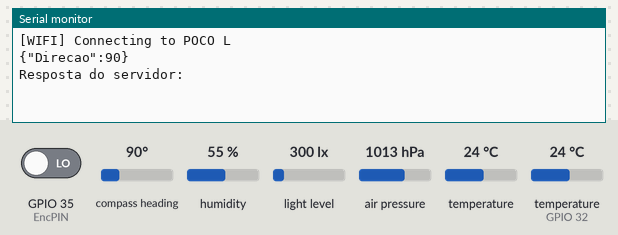
Bench run of a sketch on a simulated ESP32. Shown: the last lines printed to the serial monitor. The test bench sets the inputs (shaded band); at power-on: compass heading 90°, GPIO 35 (EncPIN) LOW, humidity 55 %, light level 300 lx, air pressure 1013 hPa, temperature 24 °C, temperature (sensor on GPIO 32) 24 °C. WiFi joins after 1.5 s; servers stay silent unless stated; uploads are accepted with an empty reply.

Above: at 6.5 s.
6.6 s: compass heading set to 7°
At 10.38 s:
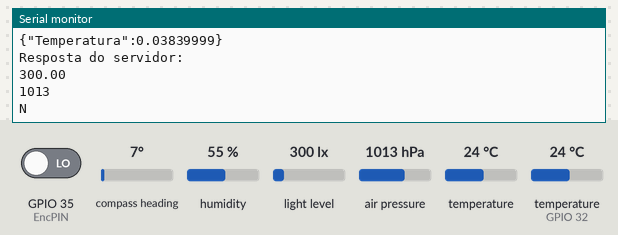
11.7 s: compass heading set to 180°
At 15.16 s:
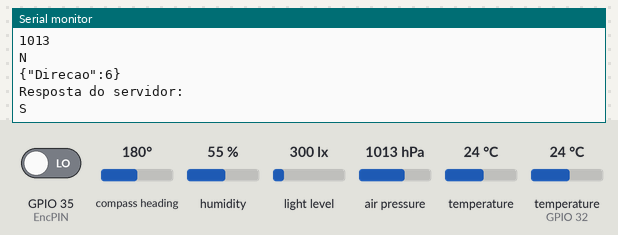
16.5 s: GPIO 35 (EncPIN) driven HIGH
21.9 s: compass heading set to 269°
At 25.16 s:
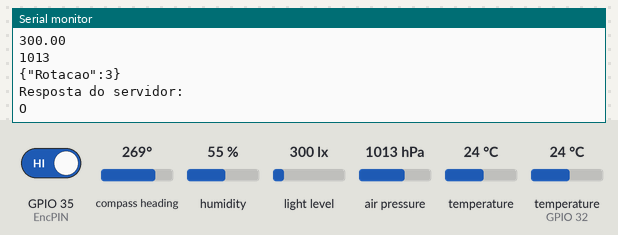
26.5 s: compass heading set to 31°
At 30.18 s:
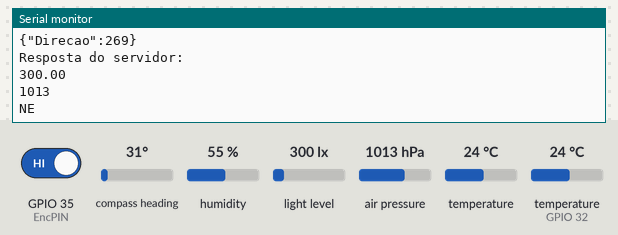
Timing chart, 0 to 31.7 s (numbered marks = the images above; inputs shaded):
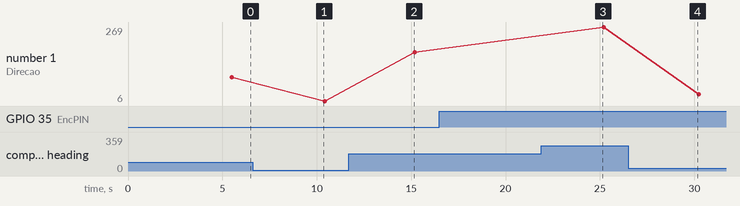

The sketch:

EstacaoMeteorologica.ino
```cpp
// Estação Metereológica - Versao 2S/2023

// Credenciais do Blynk
// #define BLYNK_TEMPLATE_ID "TMPL22QlKLyBo"
// #define BLYNK_TEMPLATE_NAME "Teste Projeto"
// #define BLYNK_AUTH_TOKEN "Q0MoTK2eWkS_XBW7CA0sroR3phDFanAe"

#define BLYNK_TEMPLATE_ID "TMPL20gaZ65Qd"
#define BLYNK_TEMPLATE_NAME "Quickstart Template"
#define BLYNK_AUTH_TOKEN "gcuf_P8WSOh52CVVklo6G8aO_nyAEjzB"

#define BLYNK_PRINT Serial
char auth[] = BLYNK_AUTH_TOKEN;

// Inclui bibliotecas
#include <WiFi.h>
#include <WiFiClient.h>
#include <BlynkSimpleEsp32.h>
#include <Wire.h>
#include <Adafruit_BMP280.h>
#include <BH1750.h>
#include <DHT.h>
#include <AS5600.h>

//Configuracao do Wi-Fi
//#define WIFI_SSID           "FARMBOT"
//#define WIFI_PASS           "Farm#Uni2018"
//#define WIFI_SSID         "Darth Vader"
//#define WIFI_PASS         "bololeta11"
#define WIFI_SSID         "POCO"
#define WIFI_PASS         "56LH1n325N"

//Define do pino do ESP para o sensor DHT11 (Umidade)
#define DHT_DATA_PIN 32
#define DHTTYPE DHT11
DHT dht(DHT_DATA_PIN, DHTTYPE);

// Define o pino do encoder (Velocidade)
#define EncPIN 35

// Sensor de pressao e temperatura
Adafruit_BMP280 bmp;

// Sensor de luminosidade
BH1750 lightMeter;

// Sensor de direcao do vento (Efeito Hall)
AS5600 as5600;

// Define os objetos timer para acionar as interrupções
BlynkTimer  timer_leituras; // Define o intervalo entre leituras
BlynkTimer  timer_encoder; // Define intervalo para ler contador

// Define a variável para armazenar o intervalo de amostragem (em milisegundos)
int int_encoder = 2000; // Faz a totalizacao dos pulsos a cada 2 segundos

// Define as variáveis para armazenar os valores lidos
int umidade_media = 0;
int luminosidade_media = 0;
int pressao = 0;
float temperatura_media = 0.0;
int velocidade = 0;
int rotacao = 0;
float direcao = 0;

// Strings que contém o texto indicativo de direção
String get_direcao(float direcao) {
  char *direcoes[] = {"N", "NE", "L", "SE", "S", "SO", "O", "NO"};
  int num_direcoes = sizeof(direcoes) / sizeof(direcoes[0]);
  double setor = 360.0 / num_direcoes;
  int index = int((direcao + setor / 2) / setor) % num_direcoes;
  return direcoes[index];
}

// Variável para ler o status do encoder
bool enc_st = LOW;
bool enc_ant = LOW;

// Variável para armazenar a contagem de pulsos
int cont = 0;

// TESTANDO
#include <HTTPClient.h>
HTTPClient http;

#include <ArduinoJson.h>

template <typename T>
void send_sensor_data_to_server(const String& key, T value) {
  DynamicJsonDocument jsonDocument(256);

  jsonDocument[key] = value;

  String json_str;
  serializeJson(jsonDocument, json_str);

  String url = "https://edf9-2804-214-8594-a7c9-b88c-3938-f564-89ea.ngrok-free.app/dados";
  String response;

  http.begin(url);
  http.addHeader("Content-Type", "application/json");

  int httpCode = http.POST(json_str);
  Serial.println(json_str);

  if (httpCode > 0) {
    response = http.getString();
    Serial.println("Resposta do servidor:");
    Serial.println(response);
  } else {
    Serial.print("Falha na solicitação HTTP. Código de status: ");
    Serial.println(httpCode);
  }
  http.end();
}

// FIM TESTE

void setup() {
  Serial.begin(115200); // Inicia a comunicação serial com uma taxa de transmissão de 115200 bps (bits por segundo).
  Wire.begin(); // Inicia a comunicação I2C. O I2C é um barramento de comunicação que permite que dispositivos se comuniquem entre si. Neste caso, provavelmente é usado para se comunicar com sensores I2C, como o BMP280 e o BH1750.

  // Configura o pino do encoder como entrada
  pinMode(EncPIN, INPUT); // Este pino é provavelmente usado para ler os pulsos do encoder. A configuração como entrada permite que o Arduino leia o estado lógico no pino, que muda conforme o encoder gira.
  // Configura a interrupção para ser acionada a cada intervalo de amostragem
  timer_leituras.setInterval(1000, run_leitura_temperatura);
  timer_leituras.setInterval(10000, run_leitura_media_temperatura);
  timer_leituras.setInterval(10000, run_leitura_umidade);
  timer_leituras.setInterval(60000, run_leitura_media_umidade);
  timer_leituras.setInterval(10000, run_leitura_luminosidade);
  timer_leituras.setInterval(60000, run_leitura_media_luminosidade);
  timer_leituras.setInterval(10000, run_leitura_pressao);
  timer_leituras.setInterval(120000, run_leitura_media_pressao);
  timer_leituras.setInterval(5000, run_leitura_direcao);
  timer_leituras.setInterval(5000, run_leitura_rotacao);

  timer_encoder.setInterval(int_encoder, conta_pulsos); // Essas linhas configuram os temporizadores Blynk. timer_leituras é usado para agendar a função RunLeituras para ser executada a cada int_leituras milissegundos. timer_encoder agendará a função conta_pulsos para ser executada a cada int_encoder milissegundos. Isso permite que você execute essas funções em intervalos regulares.

  // Set WIFI module to STA mode
  WiFi.mode(WIFI_STA); // sta linha define o módulo Wi-Fi do ESP32 para o modo estação (STA). No modo STA, o ESP32 se conecta a uma rede Wi-Fi existente como um cliente.

  Serial.printf("[WIFI] Connecting to %s ", WIFI_SSID);

  // Tenta conectar ao Wi-Fi e repete tentativa a cada 5 segundos
  while (WiFi.status() != WL_CONNECTED) {
    WiFi.begin(WIFI_SSID, WIFI_PASS);
    // Serial.print(".");
    delay(5000);
  }

  // Inicia DHT11
  dht.begin(); // Umidade

  // Inicia BH1750
  lightMeter.begin(); // Luminosidade

  // Inicia BMP280
  bmp.begin(0x76); // Pressão

  // Inicia AS5600
  as5600.begin(4);  //  Direção do Vento
  as5600.setDirection(AS5600_CLOCK_WISE);  // default, just be explicit.

  // Mensagem de conexão do Blynk
  Blynk.begin(auth,WIFI_SSID,WIFI_PASS); // Esta chamada estabelece a conexão com o servidor Blynk, permitindo o envio e recebimento de dados entre o Arduino e o aplicativo Blynk.
}

void loop() {
  // Executa as tarefas programadas pelo timer
  timer_leituras.run();
  timer_encoder.run();
  // São chamadas para verificar se é hora de executar as funções RunLeituras e conta_pulsos, respectivamente, com base nos temporizadores configurados anteriormente.
  Blynk.run(); // Usado para permitir que o serviço Blynk execute suas tarefas e atualize as informações no aplicativo Blynk.

  // Realiza a contagem de pulsos
  enc_st = digitalRead(EncPIN);
  if (enc_st == HIGH && enc_ant == LOW) {
    cont++;
    enc_ant = HIGH;
  }
  if (enc_st == LOW && enc_ant == HIGH) {
    enc_ant = LOW;
  }
}

template <typename T>
void add_to_samples(T value, T array[], int& current_index, int max_size) {
  array[current_index] = value;
  current_index = (current_index + 1) % max_size;
}

template <typename T>
T calcula_media_exponencial(T array[], int size, float alpha) {
  T media_exponencial = array[0];
  for(int i = 1; i < size; i++) {
    media_exponencial = alpha * array[i] + (1 - alpha) * media_exponencial;
  }
  return media_exponencial;
}

// TEMPERATURA
int index_temp = 0;
float array_temp[10];
void run_leitura_temperatura() {
  float temp = bmp.readTemperature(); // Leitura da temperatura
  add_to_samples(temp, array_temp, index_temp, 10);
}
float temp_ant = 0.0;
bool temperatura_acima_limite = false;
bool envio_limite = true;
bool primeiro_temp_envio = true;
void run_leitura_media_temperatura() {
  temperatura_media = calcula_media_exponencial(array_temp, 10,0.8);
  float diferenca = fabs(temperatura_media - temp_ant);
  if (temperatura_media >= 35.0 && envio_limite) {
    temperatura_acima_limite = true;
  } else if(temperatura_media < 35 && temperatura_media > 34.5){
    envio_limite = true;
  }
  if (temperatura_acima_limite || diferenca >= 0.5 || primeiro_temp_envio) {
    Blynk.virtualWrite(V0, temperatura_media); // Envie a média para o Blynk
    send_sensor_data_to_server("Temperatura", temperatura_media);
    temp_ant = temperatura_media;
    temperatura_acima_limite = false;
    envio_limite = false;
    primeiro_temp_envio = false;
  }
}

// UMIDADE
float array_umid[10];
int index_umid = 0;
void run_leitura_umidade() {
  float umidade = dht.readHumidity();
  add_to_samples(umidade, array_umid, index_umid, 10);
}

int umidade_ant = 0.0;
bool primeiro_umid_envio = true;
void run_leitura_media_umidade() {
  umidade_media = calcula_media_exponencial(array_umid, 10, 0.7);
  float mudanca_percentual = fabs(umidade_ant - umidade_media) / umidade_ant * 100.0;

  if (primeiro_umid_envio || mudanca_percentual >= 5.0) {
    Blynk.virtualWrite(V1, umidade_media);
    send_sensor_data_to_server("Umidade", umidade_media);
    umidade_ant = umidade_media;
    primeiro_umid_envio = false;
  }
}

// LUMINOSIDADE
float array_lx[6];
int index_lx = 0;
void run_leitura_luminosidade() {
  float lx = lightMeter.readLightLevel();
  Serial.println(lx);
  add_to_samples(lx, array_lx, index_lx, 10);
}

float luminosidade_ant = 0.0;
bool primeiro_lx_envio = true;
void run_leitura_media_luminosidade() {
  luminosidade_media = calcula_media_exponencial(array_lx, 6, 0.5);
  float diferenca_percentual = fabs((luminosidade_media - luminosidade_ant) / luminosidade_ant * 100.0);

  if (diferenca_percentual >= 10.0 || primeiro_lx_envio) {
    Blynk.virtualWrite(V2, luminosidade_media);
    send_sensor_data_to_server("Luminosidade", luminosidade_media);
    luminosidade_ant = luminosidade_media;
    primeiro_lx_envio = false;
  }
}

// PRESSÃO
int array_press[12];
int index_press = 0;
void run_leitura_pressao() {
  pressao = bmp.readPressure() / 100;
  Serial.println(pressao);
  add_to_samples(pressao, array_press, index_press, 12);
}

float pressao_ant = 0.0;
bool primeiro_press_envio = true;
void run_leitura_media_pressao() {
  float pressao_media = calcula_media_exponencial(array_press, 12, 0.7);
  if ((fabs(((pressao_media - pressao_ant) / pressao_ant) * 100) >= 5.0) || primeiro_press_envio) {
    Blynk.virtualWrite(V3, pressao_media);
    send_sensor_data_to_server("Pressao", pressao_media);
    pressao_ant = pressao_media;
    primeiro_lx_envio = false;
  }
}

// DIREÇÃO
int direcao_ant = 0;
void run_leitura_direcao() {
  direcao = int(abs((as5600.rawAngle()*360/4095)));
  if(direcao != direcao_ant) {
    Blynk.virtualWrite(V4, direcao);
    String teste = get_direcao(direcao);
    Serial.println(teste);
    send_sensor_data_to_server("Direcao", direcao);
    direcao_ant = direcao;
  }
}

// ROTAÇÃO
int rotacao_ant = 0;
void run_leitura_rotacao() {
  if(rotacao_ant != rotacao){
    Blynk.virtualWrite(V5, rotacao);
    send_sensor_data_to_server("Rotacao", rotacao);
    rotacao = rotacao_ant;
  }

}

// Rotina para integralizar os pulsos e converter para rpm
void conta_pulsos() {
  rotacao = ((cont * 6) ) * 1000.00 / int_encoder;
  cont = 0; // REFAZER PARA NAO REPETIR VALOR REPETIDO
}
```

Measured:
- after the input at 6.6 s, the serial monitor: prints a new line after 3.6 s (image 1)
- after the input at 11.7 s, the serial monitor: prints a new line after 3.3 s (image 2)
- after the input at 21.9 s, the serial monitor: prints a new line after 3.1 s (image 3)
- after the input at 26.5 s, the serial monitor: prints a new line after 3.5 s (image 4)
- plotted number 1: 90 → 6 after the input at 6.6 s, 6 → 180 after the input at 11.7 s, 180 → 269 after the input at 21.9 s, 269 → 30 after the input at 26.5 s
